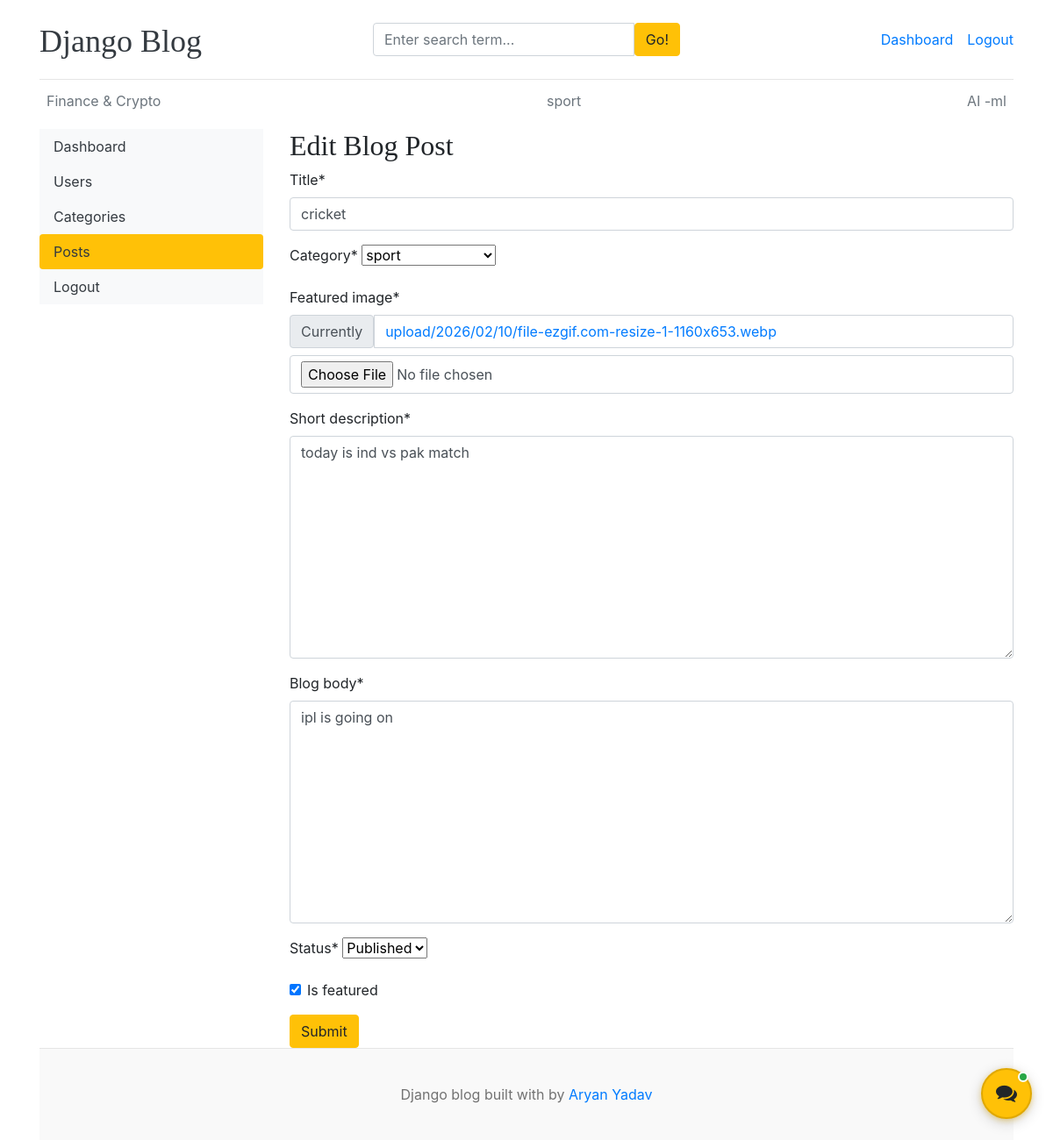
The page /dashboard/posts/edit/11/ (signed in) on the database its author committed.
### blogs/models.py (models this page shows, shortened)
class Category(models.Model):
    category_name   = models.CharField(max_length = 50,unique = True)
    author = models.ForeignKey(User, on_delete=models.CASCADE, null=True, blank=True)
    created_at = models.DateTimeField(auto_now_add = True)
    updated_at = models.DateTimeField(auto_now = True)
    class Meta:
        verbose_name_plural = 'categories'
    def __str__(self):
        return self.category_name

class Blog(models.Model):
    title = models.CharField(max_length = 100)
    slug = models.SlugField(max_length=150,unique = True,blank = True)
    category = models.ForeignKey(Category,on_delete = models.CASCADE)
    author = models.ForeignKey(User,on_delete = models.CASCADE)
    featured_image = models.ImageField(upload_to='upload/%Y/%M/%d')
    short_description = models.TextField(max_length = 500)
    blog_body = models.TextField(max_length = 2000)
    status = models.CharField(max_length = 20 ,choices = STATUS_CHOICES,default = 'Draft')
    is_featured = models.BooleanField(default = False)
    created_at = models.DateTimeField(auto_now_add = True)
    updated_at = models.DateTimeField(auto_now = True)

### dashboards/views.py (the view, shortened to what this page needs)
# urls.py: path('posts/edit/<int:pk>/',views.edit_post,name = 'edit_post'),
@login_required(login_url='login')
def edit_post(request, pk):
    post = get_object_or_404(Blog, pk=pk)
    if not request.user.is_staff and post.author != request.user:
        raise PermissionDenied
    form = BlogPostForm(instance=post)
    context = {
        'form': form,
        'post': post,
    }
    return render(request, 'dashboard/edit_post.html', context)

### dashboards/form.py
class BlogPostForm(forms.ModelForm):
    class Meta:
        model = Blog
        fields = ('title','category','featured_image','short_description','blog_body','status','is_featured')

### blogs/context_processors.py (called while the page is built)
def get_categories(request):
    categories = Category.objects.all()
    return dict(categories = categories)

def get_social_links(request):
    social_links  = SocialLink.objects.all()
    return dict(social_links = social_links)

### templates/dashboard/edit_post.html (shortened to what this page needs)
{% extends 'base.html' %}
{% block content %}
{% load crispy_forms_tags %}
<div class = "row">
       {% include 'dashboard/sidebar.html' %}
        <div class = "col-md-9">
            <h2>Edit Blog Post</h2>
            <form action="{% url 'edit_post' post.id %}" method = "POST" enctype = "multipart/form-data">
                {{ form | crispy }}
                <button type = "submit" class = "btn btn-warning">Submit</button>
            </form>
        </div>
</div>
{% endblock %}

### templates/base.html (shortened to what this page needs)
{% load static %}
<!DOCTYPE html>
<html lang="en">
<head>
    <link href="https://getbootstrap.com/docs/4.0/dist/css/bootstrap.min.css" rel="stylesheet">
    <link href="{% static 'css/blog.css' %}" rel="stylesheet">
    <link href="{% static 'css/chatbot.css' %}" rel="stylesheet">
    <link rel="stylesheet" href="https://cdnjs.cloudflare.com/ajax/libs/font-awesome/4.7.0/css/font-awesome.min.css">
  </head>
<body>
    <div class="container">
      <header class="blog-header py-3">
        <div class="row flex-nowrap justify-content-between align-items-center">
          <div class="col-4 pt-1">
            <a class="blog-header-logo text-dark" href="/">Django Blog</a>
          </div>
          <div class="col-4">
            <form action="{% url 'search' %}" method="GET">
              <div class="input-group">
                <input class="form-control" type="text" name="keyword" value="{{ keyword }}" placeholder="Enter search term..." aria-label="Enter search term..." aria-describedby="button-search" />
                <button type="submit" class="btn btn-warning" id="button-search" type="button">Go!</button>
            </div>
            </form>
          </div>
          <div class="col-4 d-flex justify-content-end align-items-center">
            {% if not user.is_authenticated %}
            <a class="btn btn-sm btn-warning" href="{% url 'login' %}">Login</a> &nbsp;
            <a class="btn btn-sm btn-outline-secondary" href="{% url 'register' %}">Register</a>
            {% else %}
            <span><a href="{% url 'dashboard' %}">Dashboard</a></span>
            <span><a href="{% url 'logout' %}">Logout</a></span>
            {% endif %}
          </div>
        </div>
      </header>
      <div class="nav-scroller py-1 mb-2">
        <nav class="nav d-flex justify-content-between">
          {% for cat in categories %}
          <a class="p-2 text-muted" href="{% url 'posts_by_category' cat.id %}">{{ cat.category_name }}</a>
          {% endfor %}
        </nav>
      </div>
{% block content %}
{% endblock %}
<footer class="blog-footer">
    <p>Django blog built with  by <a href="#">Aryan Yadav </a></p>
  </footer>
  {% include 'includes/chatbot.html' %}
  </body>
  </html>

### blog_main/static/css/blog.css (style rules this page uses)
.blog-header { border-bottom: 1px solid #e5e5e5; }
.blog-header-logo { font-family: "Playfair Display", Georgia, "Times New Roman", serif; font-size: 2.25rem; }
h1, h2, h3, h4, h5, h6 { font-family: "Playfair Display", Georgia, "Times New Roman", serif; }
.blog-footer { padding: 2.5rem 0; color: #727272; text-align: center; background-color: #f9f9f9; border-top: .05rem solid #e5e5e5; }
.blog-footer p:last-child { margin-bottom: 0; }

### rows shown on the page
Category: category_name "Finance & Crypto"
Category: category_name "sport"
Category: category_name "AI -ml"
Blog: title "cricket", category "sport", short_description "today is ind vs pak match", blog_body "ipl is going on", status "Published", is_featured "☑"
